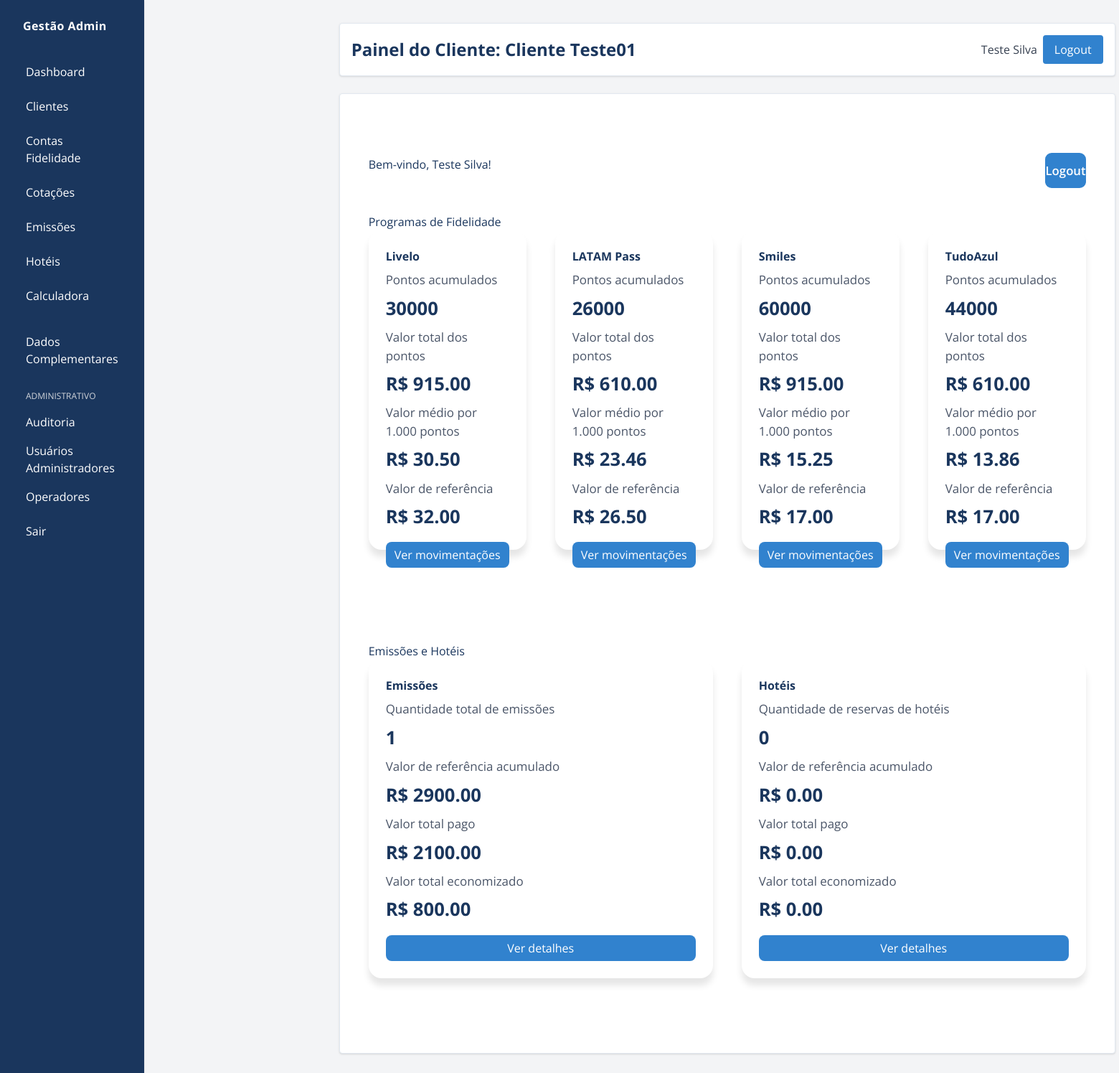
Page /adm/clientes/4/painel/ (signed in) on the committed database.
### gestao/models/cliente.py (models this page shows)
class Cliente(models.Model):
    usuario = models.OneToOneField(
        User, on_delete=models.CASCADE, related_name="cliente_gestao"
    )
    empresa = models.ForeignKey(
        "gestao.Empresa",
        on_delete=models.CASCADE,
        related_name="pessoas",
        null=True,
        blank=True,
    )
    telefone = models.CharField(max_length=20, blank=True)
    data_nascimento = models.DateField(null=True, blank=True)
    cpf = models.CharField(max_length=11, unique=True)
    PERFIS = (
        ("admin", "Administrador"),
        ("operador", "Operador"),
        ("cliente", "Cliente"),
    )
    perfil = models.CharField(max_length=10, choices=PERFIS, default="cliente")
    observacoes = models.TextField(blank=True)
    ativo = models.BooleanField(default=True)
    criado_por = models.ForeignKey(
        User, on_delete=models.CASCADE, related_name="usuarios_criados",
        null=True, blank=True
    )
    def __str__(self):
        return self.usuario.get_full_name() or self.usuario.username

### gestao/models/programa_fidelidade.py (models this page shows, shortened)
class ProgramaFidelidade(models.Model):
    nome = models.CharField(max_length=100)
    descricao = models.TextField(blank=True)
    preco_medio_milheiro = models.DecimalField(
        max_digits=10, decimal_places=2, default=0
    )

### gestao/views/clientes.py (the view)
@login_required
def visualizar_cliente(request, cliente_id):
    if (permission_denied := require_admin_or_operator(request)):
        return permission_denied
    cliente = get_object_or_404(Cliente, id=cliente_id)
    AcessoClienteLog.objects.create(admin=request.user, cliente=cliente)
    context = build_dashboard_context(cliente.usuario)
    context["cliente_obj"] = cliente
    return render(request, "admin_custom/cliente_dashboard.html", context)

### gestao/models/conta_fidelidade.py (called while the page is built)
    @property
    def valor_medio_por_mil(self):
        saldo = self.saldo_pontos
        if saldo > 0:
            return float(self.valor_total_pago) / (saldo / 1000)
        return 0

    @property
    def saldo_pontos(self):
        movs = self.movimentacoes.all()
        return sum(m.pontos for m in movs) if movs.exists() else 0

    @property
    def valor_total_pago(self):
        movs = self.movimentacoes.all()
        return sum(float(m.valor_pago) for m in movs) if movs.exists() else 0

### gestao/views/permissions.py (called while the page is built)
def require_admin_or_operator(request):
    if request.user.is_superuser:
        return render(request, "sem_permissao.html")
    perfil = getattr(getattr(request.user, "cliente_gestao", None), "perfil", "")
    if perfil not in ["admin", "operador"]:
        return render(request, "sem_permissao.html")
    return None

### repositories/painel_repository.py (called while the page is built)
def get_contas_by_user(user):
    return (
        ContaFidelidade.objects.filter(
            cliente__usuario=user, cliente__perfil="cliente", cliente__ativo=True
        )
        .select_related("programa")
        .prefetch_related("movimentacoes")
    )

def get_emissoes_passagem_by_user(user):
    return EmissaoPassagem.objects.filter(cliente__usuario=user)

def get_emissoes_hotel_by_user(user):
    return EmissaoHotel.objects.filter(cliente__usuario=user)

### gestao/templates/admin_custom/cliente_dashboard.html (shortened to what this page needs)
{% extends "admin_custom/base_admin.html" %}
{% block header_title %}Painel do Cliente: {{ cliente_obj }}{% endblock %}
{% block content %}
    {% include "painel_cliente/dashboard.html" %}
{% endblock %}

### gestao/templates/admin_custom/base_admin.html (shortened to what this page needs)
{% load static %}
<!DOCTYPE html>
<html lang="pt-br">
<head>
    <script src="https://cdn.tailwindcss.com"></script>
    <link rel="stylesheet" href="{% static 'gestao/admin_custom.css' %}">
    <link rel="stylesheet" href="{% static 'gestao/css/painel.css' %}">
</head>
<body class="bg-gray-100 text-black flex" style="font-family: 'Open Sans', sans-serif;">
        <aside class="bg-[#1a365d] w-60 min-h-screen p-6 fixed shadow text-white transition-all duration-300 relative">
        <div class="font-bold tracking-wide mb-8 pl-2 sidebar-label">
            Gestão Admin
        </div>
        <nav class="flex flex-col space-y-2">
             {% if request.user.is_superuser %}
                <a class="block px-3 py-2 rounded hover:bg-[#2c5282] {% block menu_empresas %}{% endblock %}" href="{% url 'admin_empresas' %}">Empresas</a>
            {% else %}
                <a class="flex items-center px-3 py-2 rounded hover:bg-[#2c5282] {% block menu_dashboard %}{% endblock %}" href="{% url 'admin_dashboard' %}"><span class="sidebar-label">Dashboard</span></a>
                <a class="flex items-center px-3 py-2 rounded hover:bg-[#2c5282] {% block menu_clientes %}{% endblock %}" href="{% url 'admin_clientes' %}"><span class="sidebar-label">Clientes</span></a>
                <a class="flex items-center px-3 py-2 rounded hover:bg-[#2c5282] {% block menu_contas %}{% endblock %}" href="{% url 'admin_contas' %}"><span class="sidebar-label">Contas Fidelidade</span></a>
                <a class="flex items-center px-3 py-2 rounded hover:bg-[#2c5282] {% block menu_cotacoes_voo %}{% endblock %}" href="{% url 'admin_cotacoes_voo' %}"><span class="sidebar-label">Cotações</span></a>
                <a class="flex items-center px-3 py-2 rounded hover:bg-[#2c5282] {% block menu_emissoes %}{% endblock %}" href="{% url 'admin_emissoes' %}"><span class="sidebar-label">Emissões</span></a>
                <a class="flex items-center px-3 py-2 rounded hover:bg-[#2c5282] {% block menu_hoteis %}{% endblock %}" href="{% url 'admin_hoteis' %}"><span class="sidebar-label">Hotéis</span></a>
                <a class="flex items-center px-3 py-2 rounded hover:bg-[#2c5282] {% block menu_calculadora %}{% endblock %}" href="{% url 'admin_calculadora_cotacao' %}"><span class="sidebar-label">Calculadora</span></a>
                <details class="pt-4 group" {% block dados_complementares_open %}{% endblock %}>
                    <summary class="px-3 py-2 rounded cursor-pointer hover:bg-[#2c5282] focus:outline-none flex items-center"><span class="sidebar-label">Dados Complementares</span></summary>
                </details>
            {% endif %}
            <div class="pt-4">
                <p class="px-3 text-gray-300 uppercase text-xs mb-2 sidebar-label">Administrativo</p>
                {% if not request.user.is_superuser %}
                <a class="flex items-center px-3 py-2 rounded hover:bg-[#2c5282] {% block menu_auditoria %}{% endblock %}" href="{% url 'admin_auditoria' %}"><span class="sidebar-label">Auditoria</span></a>
                {% endif %}
                {% with perfil=request.user.cliente_gestao.perfil %}
                    {% if perfil == "admin" or request.user.is_superuser %}
                        <a class="flex items-center px-3 py-2 rounded hover:bg-[#2c5282]" href="{% url 'user_list' %}"><span class="sidebar-label">Usuários Administradores</span></a>
                        <a class="flex items-center px-3 py-2 rounded hover:bg-[#2c5282] {% block menu_operadores %}{% endblock %}" href="{% url 'operator_list' %}"><span class="sidebar-label">Operadores</span></a>
                    {% endif %}
                {% endwith %}
            </div>
             <a class="flex items-center px-3 py-2 rounded hover:bg-[#2c5282]" href="{% url 'logout' %}"><span class="sidebar-label">Sair</span></a>
        </nav>
    </aside>
     <main class="flex-1 ml-60 p-8 transition-all duration-300">
        <header class="bg-white rounded p-4 mb-6 flex justify-between items-center shadow">
                        <div class="flex items-center gap-2">
                <h1 class="text-2xl font-bold">{% block header_title %}Painel Administrativo{% endblock %}</h1>
            </div>
            <div class="flex items-center space-x-2">
                <span class="text-gray-700">{{ request.user.get_full_name|default:request.user.username }}</span>
                <a href="{% url 'logout' %}" class="bg-[#3182ce] hover:bg-[#2c5282] text-white px-4 py-2 rounded">Logout</a>
            </div>
        </header>
        <section class="bg-white rounded shadow p-6">
            {% block content %}{% endblock %}
        </section>
    </main>
</body>
</html>

### painel_cliente/templates/painel_cliente/dashboard.html (shortened to what this page needs)
{% extends 'painel_cliente/base_painel.html' %}
{% block content %}
    <div class="painel-header">
        <h1>Bem-vindo, {{ request.user.first_name|default:request.user.username }}!</h1>
        <form action="{% url 'logout' %}" method="post">{% csrf_token %}
            <button type="submit">Logout</button>
        </form>
    </div>
    <h2 class="section-title">Programas de Fidelidade</h2>
     <div class="painel-cards programas-grid">
        {% for c in contas_info %}
        <div class="card">
            <strong>{{ c.programa }}</strong>
            <span class="label">Pontos acumulados</span>
            <span class="valor">{{ c.saldo_pontos }}</span>
            <span class="label">Valor total dos pontos</span>
            <span class="valor">R$ {{ c.valor_total|floatformat:2 }}</span>
            <span class="label">Valor médio por 1.000 pontos</span>
            <span class="valor">R$ {{ c.valor_medio|floatformat:2 }}</span>
            <span class="label">Valor de referência</span>
            <span class="valor">R$ {{ c.valor_referencia|floatformat:2 }}</span>
            <a href="{% url 'movimentacoes_programa' c.id %}">Ver movimentações</a>
        </div>
        {% empty %}
        <p>Nenhum programa cadastrado.</p>
        {% endfor %}
    </div>
    <h2 class="section-title">Emissões e Hotéis</h2>
    <div class="painel-cards">
        <div class="card">
            <strong>Emissões</strong>
            <span class="label">Quantidade total de emissões</span>
            <span class="valor">{{ qtd_emissoes }}</span>
            <span class="label">Valor de referência acumulado</span>
            <span class="valor">R$ {{ valor_total_referencia|floatformat:2 }}</span>
            <span class="label">Valor total pago</span>
            <span class="valor">R$ {{ valor_total_pago|floatformat:2 }}</span>
            <span class="label">Valor total economizado</span>
            <span class="valor">R$ {{ valor_total_economizado|floatformat:2 }}</span>
            <a href="{% url 'painel_emissoes' %}">Ver detalhes</a>
        </div>
        <div class="card">
            <strong>Hotéis</strong>
            <span class="label">Quantidade de reservas de hotéis</span>
            <span class="valor">{{ qtd_hoteis }}</span>
            <span class="label">Valor de referência acumulado</span>
            <span class="valor">R$ {{ valor_total_hoteis_referencia|floatformat:2 }}</span>
            <span class="label">Valor total pago</span>
            <span class="valor">R$ {{ valor_total_hoteis|floatformat:2 }}</span>
            <span class="label">Valor total economizado</span>
            <span class="valor">R$ {{ valor_total_hoteis_economia|floatformat:2 }}</span>
            <a href="{% url 'painel_hoteis' %}">Ver detalhes</a>
        </div>
    </div>
{% endblock %}

### gestao/static/admin_custom.css (style rules this page uses)
body { background-color: #f7fafc; color: #000000; font-family: 'Open Sans', sans-serif; }
main > header, main > section { background-color: #ffffff !important; border: 1px solid #e2e8f0 !important; }
a { color: #3182ce; text-decoration: none; }
button { background-color: #3182ce; color: #ffffff; border: none; padding: 0.5rem 1rem; border-radius: 0.375rem; font-weight: 500; cursor: pointer; }
aside { transition: transform 0.3s; }
main { transition: margin-left 0.3s; }
.sidebar-label { transition: opacity 0.3s; }

### gestao/static/gestao/css/painel.css (style rules this page uses)
body { background: #f7fafc; color: #1a202c; font-family: 'Open Sans', sans-serif; }
.painel-header { display: flex; justify-content: space-between; align-items: center; }
h1, h2, .valor, .section-title { color: #1a365d; }
.section-title { margin-top: 2.2rem; }
.label { font-size: 1.06rem; color: #4a5568; }
.valor { font-size: 1.6rem; font-weight: 700; }
.painel-cards { display: grid; gap: 24px; margin-bottom: 5rem; grid-template-columns: repeat(auto-fill, minmax(260px, 1fr)); }
.painel-cards.programas-grid { grid-template-columns: repeat(4, minmax(240px, 1fr)); }
.card { background: #ffffff; border-radius: 18px; padding: 24px; box-shadow: 0 10px 10px rgba(0, 0, 0, 0.1); display: flex; flex-direction: column; gap: 8px; min-width: 220px; height: 100%; }
.card strong { color: #1a365d; }
.card a { display: block; background: #3182ce; color: #ffffff; padding: 10px 12px; border-radius: 8px; text-decoration: none; text-align: center; margin-top: auto; align-self: stretch; }
input[type="submit"], button { width: 100%; background: #3182ce; color: #fff; border: none; border-radius: 9px; padding: 12px 0; font-size: 1.05rem; margin-top: 18px; cursor: pointer; font-weight: 600; transition: background .25s; }

### painel_cliente/static/painel_cliente/painel.css (style rules this page uses)
body { background: #f7fafc; color: #1a202c; font-family: 'Open Sans', sans-serif; }
.painel-header { display: flex; justify-content: space-between; align-items: center; }
h1, h2, .valor, .section-title { color: #1a365d; }
.painel-cards { display: flex; flex-wrap: wrap; gap: 40px; margin-bottom: 5rem; }
.painel-cards.programas-grid { display: grid; grid-template-columns: repeat(4, 1fr); }
.card { background: #ffffff; border-radius: 18px; padding: 24px; min-width: 220px; flex: 1 1 240px; box-shadow: 0 10px 10px rgba(0, 0, 0, 0.1); display: flex; flex-direction: column; gap: 8px; height: 90%; }
.card strong { color: #1a365d; }
.label { font-size: 1.06rem; color: #4a5568; }
.valor { font-size: 1.6rem; font-weight: bold; }
.card a { background: #3182ce; color: #ffffff; padding: 6px 12px; border-radius: 8px; text-decoration: none; text-align: center; margin-top: 8px; }
.section-title { margin-top: 2.2rem; }
input[type="submit"], button { width: 100%; background: #3182ce; color: #fff; border: none; border-radius: 9px; padding: 12px 0; font-size: 1.05rem; margin-top: 18px; cursor: pointer; font-weight: 600; transition: background 0.25s; }

### rows in the picture
Cliente: usuario.last_name "Cliente Teste01"
ProgramaFidelidade: programa "Livelo", valor_referencia "32.00"
ProgramaFidelidade: programa "LATAM Pass", valor_referencia "26.50"
ProgramaFidelidade: programa "Smiles", valor_referencia "17.00"
ProgramaFidelidade: programa "TudoAzul", valor_referencia "17.00"

### other values in the picture
{{ request.user.get_full_name|default:request.user.username }} "Teste Silva"
{{ request.user.first_name|default:request.user.username }} "Teste Silva"
{{ c.saldo_pontos }} "30000" "26000" "60000" "44000"
{{ c.valor_total|floatformat:2 }} "915.00" "610.00" "915.00" "610.00"
{{ c.valor_medio|floatformat:2 }} "30.50" "23.46" "15.25" "13.86"
{{ qtd_emissoes }} "1"
{{ valor_total_referencia|floatformat:2 }} "2900.00"
{{ valor_total_pago|floatformat:2 }} "2100.00"
{{ valor_total_economizado|floatformat:2 }} "800.00"
{{ qtd_hoteis }} "0"
{{ valor_total_hoteis_referencia|floatformat:2 }} "0.00"
{{ valor_total_hoteis|floatformat:2 }} "0.00"
{{ valor_total_hoteis_economia|floatformat:2 }} "0.00"
